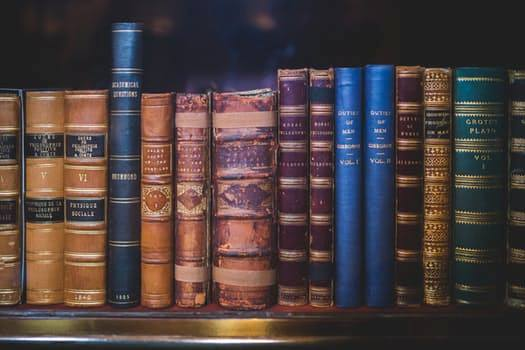
#> input picture books.jpg, 525 x 350 px
$ python createTear.py
#> lines starting #> are read from the running program, lines starting #| are printed output that depends on the picture
from PIL import Image
from random import randint
import numpy as np

#######################################################
infile = "books.jpg"
tearColor = (300, 300, 300)
maxTearLength = 250
percentage = .003
#######################################################

im = Image.open(infile)
#> im is the input picture: PIL image 525x350 RGB; mean R, G, B 77.2, 63.7, 63.4
pix = im.load()

width, height = im.size
#> width = 525; height = 350

threshold = percentage * width * height
#> threshold = 551.2
print(threshold)
#| 551.25
print(width)
#| 525
print(height)
#| 350
length = 0

while length < threshold:

    inter_length = 0
    start = randint(1,4) # 1-top   2-right   3-bottom   4-left

    if start == 1:
        x = randint(0, width-1)
        y = 0
    elif start == 2:
        x = width-1
        y = randint(0, height-1)
    elif start == 3:
        x = randint(0, width-1)
        y = height-1
    elif start == 4:
        x = 0
        y = randint(0, height-1)

    # print("{0} \t {1}".format(start_x,start_y))

    while ( inter_length != maxTearLength ) and ( length < threshold ):
        print(length)
        pix[x,y] = tearColor

        while True:
            nextMove = randint(1, 5)

            if start == 1:
                 # 1-left  2-down   3-right
                if nextMove == 1 or nextMove == 2:
                    y += 1
                    x -= 1
                elif nextMove == 3:
                    y += 1
                elif nextMove == 4 or nextMove == 5:
                    y += 1
                    x += 1

            elif start == 2:
                 # 1-up  2-left   3-down
                if nextMove == 1 or nextMove == 2:
                    y -= 1
                    x -= 1
                elif nextMove == 3:
                    x -= 1
                elif nextMove == 4 or nextMove == 5:
                    y += 1
                    x -= 1

            elif start == 3:
                  # 1-left  2-up   3-right
                if nextMove == 1 or nextMove == 2:
                    y -= 1
                    x -= 1
                elif nextMove == 3:
                    y -= 1
                elif nextMove == 4 or nextMove == 5:
                    y -= 1
                    x += 1

            elif start == 4:
                 # 1-up   2-right   3-down
                if nextMove == 1 or nextMove == 2:
                    y -= 1
                    x += 1
                elif nextMove == 3:
                    x += 1
                elif nextMove == 4 or nextMove == 5 :
                    y += 1
                    x += 1

            if (0 <= x < width) and (0 <= y < height):
                break

        length += 1
        inter_length += 1
#> after the loop, length = 552

print(length)
#| 552
outFile = infile.replace(".jpg", "_TORN.jpg")
im.save(outFile, "JPEG", quality=95, optimize=True, progressive=True)
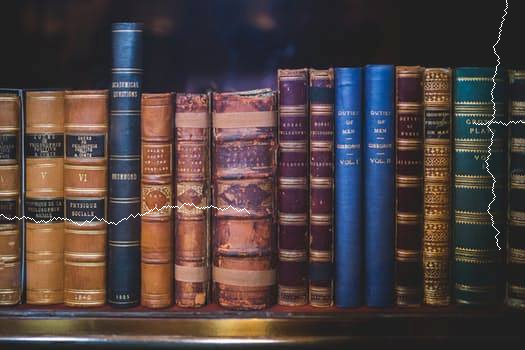
#> saved as books_TORN.jpg: PIL image 525x350 RGB; mean R, G, B 77.8, 64.3, 64
